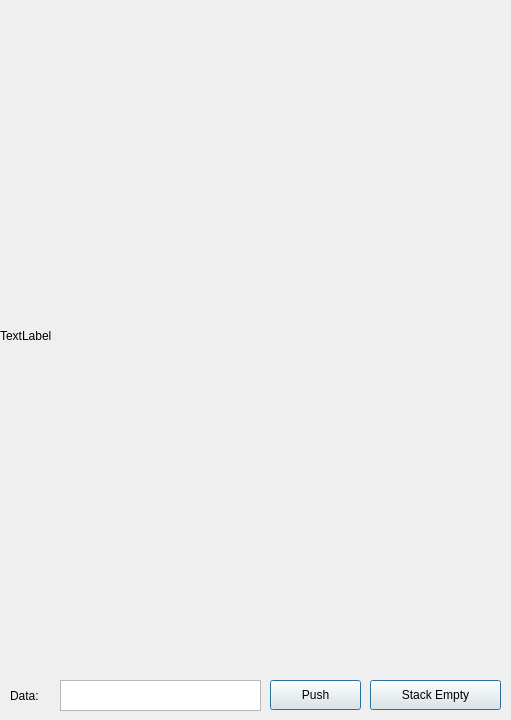
<?xml version="1.0" encoding="UTF-8"?>
<ui version="4.0">
 <class>MainWindow</class>
 <widget class="QMainWindow" name="MainWindow">
  <property name="geometry">
   <rect>
    <x>0</x>
    <y>0</y>
    <width>511</width>
    <height>720</height>
   </rect>
  </property>
  <property name="windowTitle">
   <string>MainWindow</string>
  </property>
  <widget class="QWidget" name="centralwidget">
   <widget class="QLabel" name="label">
    <property name="geometry">
     <rect>
      <x>0</x>
      <y>0</y>
      <width>511</width>
      <height>671</height>
     </rect>
    </property>
    <property name="text">
     <string>TextLabel</string>
    </property>
   </widget>
   <widget class="QLabel" name="dataLabel">
    <property name="geometry">
     <rect>
      <x>10</x>
      <y>680</y>
      <width>51</width>
      <height>31</height>
     </rect>
    </property>
    <property name="text">
     <string>Data:</string>
    </property>
   </widget>
   <widget class="QTextEdit" name="dataField">
    <property name="geometry">
     <rect>
      <x>60</x>
      <y>680</y>
      <width>201</width>
      <height>31</height>
     </rect>
    </property>
    <property name="inputMethodHints">
     <set>Qt::ImhMultiLine</set>
    </property>
    <property name="tabChangesFocus">
     <bool>true</bool>
    </property>
   </widget>
   <widget class="QPushButton" name="pushButton">
    <property name="geometry">
     <rect>
      <x>270</x>
      <y>680</y>
      <width>91</width>
      <height>30</height>
     </rect>
    </property>
    <property name="text">
     <string>Push</string>
    </property>
    <property name="autoDefault">
     <bool>true</bool>
    </property>
    <property name="default">
     <bool>true</bool>
    </property>
   </widget>
   <widget class="QPushButton" name="popButton">
    <property name="geometry">
     <rect>
      <x>370</x>
      <y>680</y>
      <width>131</width>
      <height>30</height>
     </rect>
    </property>
    <property name="text">
     <string>Stack Empty</string>
    </property>
    <property name="autoDefault">
     <bool>true</bool>
    </property>
    <property name="default">
     <bool>true</bool>
    </property>
    <property name="flat">
     <bool>false</bool>
    </property>
   </widget>
  </widget>
 </widget>
 <resources/>
 <connections/>
</ui>
